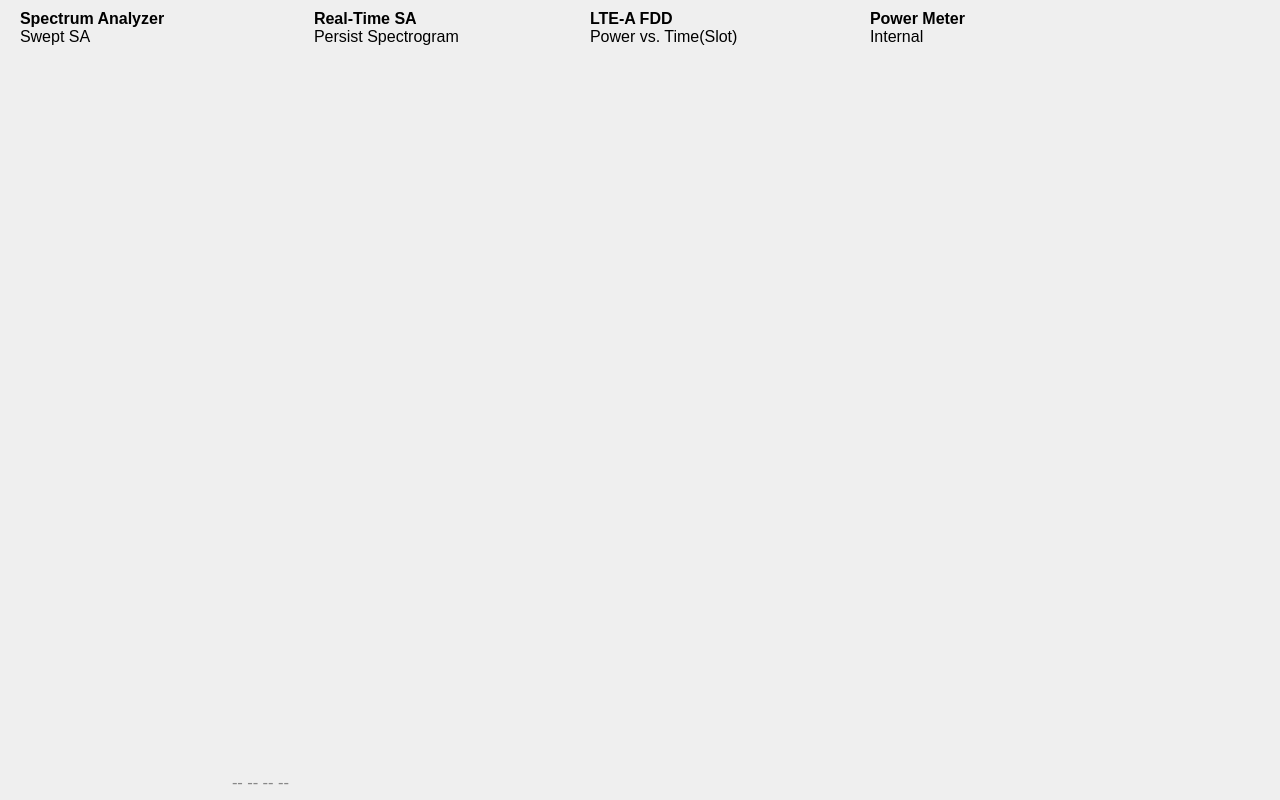
<?xml version="1.0" encoding="UTF-8"?>
<ui version="4.0">
 <class>BitPlatForm</class>
 <widget class="QMainWindow" name="BitPlatForm">
  <property name="geometry">
   <rect>
    <x>0</x>
    <y>0</y>
    <width>1280</width>
    <height>800</height>
   </rect>
  </property>
  <property name="cursor">
   <cursorShape>BlankCursor</cursorShape>
  </property>
  <property name="windowTitle">
   <string>BitPlatForm</string>
  </property>
  <property name="layoutDirection">
   <enum>Qt::LeftToRight</enum>
  </property>
  <property name="autoFillBackground">
   <bool>false</bool>
  </property>
  <property name="styleSheet">
   <string notr="true"/>
  </property>
  <widget class="QWidget" name="centralWidget">
   <property name="styleSheet">
    <string notr="true"/>
   </property>
   <widget class="QLabel" name="label">
    <property name="geometry">
     <rect>
      <x>0</x>
      <y>0</y>
      <width>1280</width>
      <height>800</height>
     </rect>
    </property>
    <property name="focusPolicy">
     <enum>Qt::StrongFocus</enum>
    </property>
    <property name="styleSheet">
     <string notr="true">QLabel
{
	background-image: url(:/bit/image/background.png);
}</string>
    </property>
    <property name="text">
     <string/>
    </property>
   </widget>
   <widget class="QLabel" name="toplabel">
    <property name="geometry">
     <rect>
      <x>1</x>
      <y>2</y>
      <width>1126</width>
      <height>50</height>
     </rect>
    </property>
    <property name="font">
     <font>
      <kerning>true</kerning>
     </font>
    </property>
    <property name="accessibleDescription">
     <string/>
    </property>
    <property name="layoutDirection">
     <enum>Qt::LeftToRight</enum>
    </property>
    <property name="text">
     <string/>
    </property>
    <property name="pixmap">
     <pixmap resource="bitresources.qrc">:/bit/image/4_tab1.png</pixmap>
    </property>
    <property name="alignment">
     <set>Qt::AlignLeading|Qt::AlignLeft|Qt::AlignVCenter</set>
    </property>
   </widget>
   <widget class="QPushButton" name="chafir">
    <property name="geometry">
     <rect>
      <x>259</x>
      <y>22</y>
      <width>15</width>
      <height>15</height>
     </rect>
    </property>
    <property name="font">
     <font>
      <weight>75</weight>
      <bold>true</bold>
     </font>
    </property>
    <property name="text">
     <string/>
    </property>
    <property name="flat">
     <bool>true</bool>
    </property>
   </widget>
   <widget class="QPushButton" name="chathird">
    <property name="geometry">
     <rect>
      <x>816</x>
      <y>22</y>
      <width>15</width>
      <height>15</height>
     </rect>
    </property>
    <property name="font">
     <font>
      <weight>75</weight>
      <bold>true</bold>
     </font>
    </property>
    <property name="text">
     <string/>
    </property>
    <property name="flat">
     <bool>true</bool>
    </property>
   </widget>
   <widget class="QPushButton" name="chasec">
    <property name="geometry">
     <rect>
      <x>537</x>
      <y>22</y>
      <width>15</width>
      <height>15</height>
     </rect>
    </property>
    <property name="font">
     <font>
      <weight>75</weight>
      <bold>true</bold>
     </font>
    </property>
    <property name="text">
     <string/>
    </property>
    <property name="flat">
     <bool>true</bool>
    </property>
   </widget>
   <widget class="QPushButton" name="chafourth">
    <property name="geometry">
     <rect>
      <x>1095</x>
      <y>22</y>
      <width>15</width>
      <height>15</height>
     </rect>
    </property>
    <property name="font">
     <font>
      <weight>75</weight>
      <bold>true</bold>
     </font>
    </property>
    <property name="text">
     <string/>
    </property>
    <property name="flat">
     <bool>true</bool>
    </property>
   </widget>
   <widget class="QLabel" name="statebarlabel">
    <property name="geometry">
     <rect>
      <x>0</x>
      <y>765</y>
      <width>1280</width>
      <height>35</height>
     </rect>
    </property>
    <property name="focusPolicy">
     <enum>Qt::StrongFocus</enum>
    </property>
    <property name="text">
     <string/>
    </property>
    <property name="pixmap">
     <pixmap resource="bitresources.qrc">:/bit/image/status_bar.png</pixmap>
    </property>
   </widget>
   <widget class="ClickLabel" name="batterylabel">
    <property name="geometry">
     <rect>
      <x>1191</x>
      <y>772</y>
      <width>59</width>
      <height>17</height>
     </rect>
    </property>
    <property name="font">
     <font>
      <family>ArialMT</family>
      <pointsize>13</pointsize>
      <weight>50</weight>
      <italic>false</italic>
      <bold>false</bold>
     </font>
    </property>
    <property name="styleSheet">
     <string notr="true">color: rgb(255, 255, 255);
</string>
    </property>
    <property name="text">
     <string/>
    </property>
    <property name="alignment">
     <set>Qt::AlignRight|Qt::AlignTrailing|Qt::AlignVCenter</set>
    </property>
   </widget>
   <widget class="ClickLabel" name="timelabel">
    <property name="geometry">
     <rect>
      <x>901</x>
      <y>772</y>
      <width>226</width>
      <height>17</height>
     </rect>
    </property>
    <property name="font">
     <font>
      <family>ArialMT</family>
      <pointsize>13</pointsize>
      <weight>50</weight>
      <italic>false</italic>
      <bold>false</bold>
     </font>
    </property>
    <property name="styleSheet">
     <string notr="true">color: rgb(255, 255, 255);
</string>
    </property>
    <property name="text">
     <string/>
    </property>
    <property name="alignment">
     <set>Qt::AlignCenter</set>
    </property>
   </widget>
   <widget class="QLabel" name="label_2">
    <property name="geometry">
     <rect>
      <x>27</x>
      <y>768</y>
      <width>69</width>
      <height>25</height>
     </rect>
    </property>
    <property name="styleSheet">
     <string notr="true">background-image:url(:/bit/image/logo_inno_white_s.png);</string>
    </property>
    <property name="text">
     <string/>
    </property>
   </widget>
   <widget class="ClickLabel" name="label_3">
    <property name="geometry">
     <rect>
      <x>150</x>
      <y>768</y>
      <width>70</width>
      <height>25</height>
     </rect>
    </property>
    <property name="text">
     <string/>
    </property>
    <property name="pixmap">
     <pixmap resource="bitresources.qrc">:/bit/image/icn_gps_disable.png</pixmap>
    </property>
   </widget>
   <widget class="ClickLabel" name="batpiclabel">
    <property name="geometry">
     <rect>
      <x>1147</x>
      <y>771</y>
      <width>54</width>
      <height>22</height>
     </rect>
    </property>
    <property name="text">
     <string/>
    </property>
    <property name="pixmap">
     <pixmap resource="bitresources.qrc">:/bit/image/icn_battery_5.png</pixmap>
    </property>
   </widget>
   <widget class="ClickLabel" name="gpslabel">
    <property name="geometry">
     <rect>
      <x>232</x>
      <y>772</y>
      <width>226</width>
      <height>17</height>
     </rect>
    </property>
    <property name="font">
     <font>
      <family>ArialMT</family>
      <pointsize>13</pointsize>
      <weight>50</weight>
      <italic>false</italic>
      <bold>false</bold>
     </font>
    </property>
    <property name="styleSheet">
     <string notr="true">color: rgb(136, 136, 136);
</string>
    </property>
    <property name="text">
     <string>-- -- -- --</string>
    </property>
    <property name="alignment">
     <set>Qt::AlignLeading|Qt::AlignLeft|Qt::AlignVCenter</set>
    </property>
   </widget>
   <widget class="QPushButton" name="plusbtn">
    <property name="geometry">
     <rect>
      <x>1147</x>
      <y>16</y>
      <width>21</width>
      <height>21</height>
     </rect>
    </property>
    <property name="styleSheet">
     <string notr="true">QPushButton
{
	background-image: url(:/bit/image/3_icn_add_normal.png);
}
QPushButton { border-style: flat;}</string>
    </property>
    <property name="text">
     <string/>
    </property>
    <property name="autoDefault">
     <bool>false</bool>
    </property>
    <property name="flat">
     <bool>true</bool>
    </property>
   </widget>
   <widget class="QLabel" name="label_4">
    <property name="geometry">
     <rect>
      <x>605</x>
      <y>768</y>
      <width>70</width>
      <height>25</height>
     </rect>
    </property>
    <property name="font">
     <font>
      <family>Arial</family>
      <pointsize>13</pointsize>
      <weight>50</weight>
      <bold>false</bold>
     </font>
    </property>
    <property name="styleSheet">
     <string notr="true">background-image: url(:/bit/image/icn_local.png);</string>
    </property>
    <property name="text">
     <string/>
    </property>
   </widget>
   <widget class="QLabel" name="label_6">
    <property name="geometry">
     <rect>
      <x>294</x>
      <y>4</y>
      <width>241</width>
      <height>48</height>
     </rect>
    </property>
    <property name="font">
     <font>
      <family>Arial</family>
      <pointsize>12</pointsize>
      <weight>75</weight>
      <bold>true</bold>
     </font>
    </property>
    <property name="styleSheet">
     <string notr="true">padding-left:16px</string>
    </property>
    <property name="text">
     <string>Real-Time SA&lt;BR/&gt;&lt;span style=&quot;font-weight:normal;&quot;&gt;Persist Spectrogram&lt;/span&gt;</string>
    </property>
    <property name="alignment">
     <set>Qt::AlignLeading|Qt::AlignLeft|Qt::AlignVCenter</set>
    </property>
   </widget>
   <widget class="QLabel" name="label_7">
    <property name="geometry">
     <rect>
      <x>570</x>
      <y>4</y>
      <width>241</width>
      <height>48</height>
     </rect>
    </property>
    <property name="font">
     <font>
      <family>Arial</family>
      <pointsize>12</pointsize>
      <weight>75</weight>
      <bold>true</bold>
     </font>
    </property>
    <property name="styleSheet">
     <string notr="true">padding-left:16px;</string>
    </property>
    <property name="text">
     <string>LTE-A FDD&lt;BR/&gt;&lt;span style=&quot;font-weight:normal;&quot;&gt;Power vs. Time(Slot)&lt;/span&gt;</string>
    </property>
    <property name="alignment">
     <set>Qt::AlignLeading|Qt::AlignLeft|Qt::AlignVCenter</set>
    </property>
   </widget>
   <widget class="QLabel" name="label_8">
    <property name="geometry">
     <rect>
      <x>850</x>
      <y>4</y>
      <width>241</width>
      <height>48</height>
     </rect>
    </property>
    <property name="font">
     <font>
      <family>Arial</family>
      <pointsize>12</pointsize>
      <weight>75</weight>
      <bold>true</bold>
     </font>
    </property>
    <property name="styleSheet">
     <string notr="true">padding-left:16px;</string>
    </property>
    <property name="text">
     <string>Power Meter&lt;BR/&gt;&lt;span style=&quot;font-weight:normal;&quot;&gt;Internal&lt;/span&gt;</string>
    </property>
    <property name="alignment">
     <set>Qt::AlignLeading|Qt::AlignLeft|Qt::AlignVCenter</set>
    </property>
   </widget>
   <widget class="QPushButton" name="mode3btn">
    <property name="geometry">
     <rect>
      <x>570</x>
      <y>4</y>
      <width>241</width>
      <height>48</height>
     </rect>
    </property>
    <property name="font">
     <font>
      <family>Arial</family>
      <pointsize>16</pointsize>
      <weight>75</weight>
      <bold>true</bold>
     </font>
    </property>
    <property name="styleSheet">
     <string notr="true"/>
    </property>
    <property name="text">
     <string/>
    </property>
    <property name="flat">
     <bool>true</bool>
    </property>
   </widget>
   <widget class="QPushButton" name="mode4btn">
    <property name="geometry">
     <rect>
      <x>850</x>
      <y>4</y>
      <width>241</width>
      <height>48</height>
     </rect>
    </property>
    <property name="font">
     <font>
      <family>Arial</family>
      <pointsize>14</pointsize>
      <weight>50</weight>
      <bold>false</bold>
     </font>
    </property>
    <property name="styleSheet">
     <string notr="true"/>
    </property>
    <property name="text">
     <string/>
    </property>
    <property name="flat">
     <bool>true</bool>
    </property>
   </widget>
   <widget class="QLabel" name="label_5">
    <property name="geometry">
     <rect>
      <x>0</x>
      <y>4</y>
      <width>261</width>
      <height>48</height>
     </rect>
    </property>
    <property name="font">
     <font>
      <family>Arial</family>
      <pointsize>12</pointsize>
      <weight>75</weight>
      <bold>true</bold>
     </font>
    </property>
    <property name="layoutDirection">
     <enum>Qt::LeftToRight</enum>
    </property>
    <property name="styleSheet">
     <string notr="true">padding-left:16px;</string>
    </property>
    <property name="text">
     <string notr="true">Spectrum Analyzer&lt;BR/&gt;&lt;span style=&quot;font-weight:normal;&quot;&gt;Swept SA&lt;/span&gt;</string>
    </property>
    <property name="alignment">
     <set>Qt::AlignLeading|Qt::AlignLeft|Qt::AlignVCenter</set>
    </property>
   </widget>
   <widget class="QPushButton" name="mode1btn">
    <property name="geometry">
     <rect>
      <x>0</x>
      <y>4</y>
      <width>261</width>
      <height>48</height>
     </rect>
    </property>
    <property name="font">
     <font>
      <family>Arial</family>
      <pointsize>14</pointsize>
      <weight>50</weight>
      <bold>false</bold>
     </font>
    </property>
    <property name="layoutDirection">
     <enum>Qt::LeftToRight</enum>
    </property>
    <property name="styleSheet">
     <string notr="true"/>
    </property>
    <property name="text">
     <string/>
    </property>
    <property name="checkable">
     <bool>false</bool>
    </property>
    <property name="flat">
     <bool>true</bool>
    </property>
   </widget>
   <widget class="QPushButton" name="mode2btn">
    <property name="geometry">
     <rect>
      <x>294</x>
      <y>4</y>
      <width>241</width>
      <height>48</height>
     </rect>
    </property>
    <property name="font">
     <font>
      <family>Arial</family>
      <pointsize>14</pointsize>
      <weight>50</weight>
      <bold>false</bold>
     </font>
    </property>
    <property name="styleSheet">
     <string notr="true"/>
    </property>
    <property name="text">
     <string/>
    </property>
    <property name="flat">
     <bool>true</bool>
    </property>
   </widget>
   <widget class="QLabel" name="label_9">
    <property name="geometry">
     <rect>
      <x>1172</x>
      <y>0</y>
      <width>101</width>
      <height>51</height>
     </rect>
    </property>
    <property name="font">
     <font>
      <family>Arial</family>
      <pointsize>10</pointsize>
      <weight>50</weight>
      <bold>false</bold>
     </font>
    </property>
    <property name="styleSheet">
     <string notr="true">color: rgb(238, 238, 236);</string>
    </property>
    <property name="text">
     <string/>
    </property>
   </widget>
  </widget>
 </widget>
 <layoutdefault spacing="6" margin="11"/>
 <customwidgets>
  <customwidget>
   <class>ClickLabel</class>
   <extends>QLabel</extends>
   <header location="global">clicklabel.h</header>
   <slots>
    <signal>clicked()</signal>
   </slots>
  </customwidget>
 </customwidgets>
 <resources>
  <include location="bitresources.qrc"/>
 </resources>
 <connections/>
</ui>
